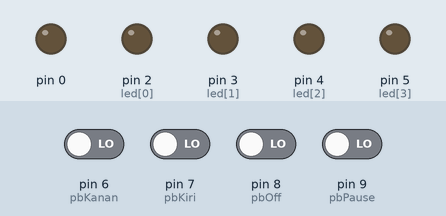
Bench run of a sketch on a simulated Arduino Uno, built with avr-gcc and run on an emulated ATmega328P. Shown: output pins drawn as LEDs (lit = HIGH). Dashed ring = blinking. The test bench sets the inputs (shaded band); at power-on: pin 6 (pbKanan), pin 7 (pbKiri), pin 8 (pbOff), pin 9 (pbPause) LOW.

Above: at 1.2 s.
1.3 s: pin 6 (pbKanan) driven HIGH
At 1.45 s:
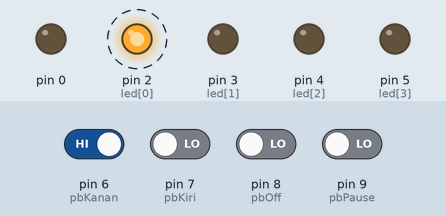
4.3 s: pin 8 (pbOff) driven HIGH
At 4.9 s:
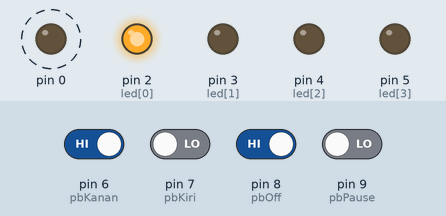
5.8 s: pin 8 (pbOff) driven LOW
At 5.95 s:
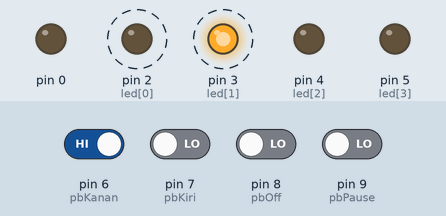
8.8 s: pin 7 (pbKiri) driven HIGH
At 9.55 s:
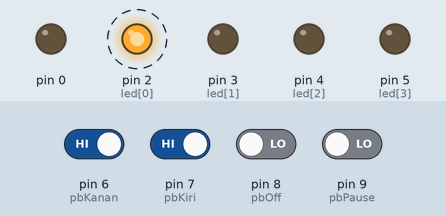
Timing chart, 0 to 12.8 s (numbered marks = the images above; inputs shaded):
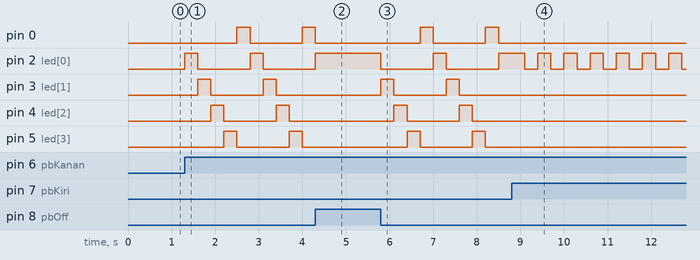

The sketch:

array_ujk.ino
```cpp
int led [ ] = {2,3,4,5};
int num_led = 4;
int pbKanan = 6;
int pbKiri = 7;
int pbOff = 8;
int pbPause = 9;
int i;

  void untukOff() {
    digitalWrite(led [i], LOW);
  }

void setup() {
  // put your setup code here, to run once:
  for(i=0; i<5; i++)
  pinMode(led [i], OUTPUT);
  pinMode(pbKanan, INPUT);
  pinMode(pbKiri, INPUT);
  pinMode(pbPause, INPUT);
  pinMode(pbOff, INPUT);

}

void loop() {
  // put your main code here, to run repeatedly:
  keluar:
  if(digitalRead(pbKanan) == HIGH) {
    while(1) {
      for(i=0; i<5; i++) {
        digitalWrite(led [i], HIGH);
        jump:
        //for(int a=0; a<100; a++){delay(3);
        delay(300);
        digitalWrite(led [i], LOW);

        if(digitalRead(pbOff) == HIGH) {untukOff(); goto keluar;}
        if(digitalRead(pbKiri) == HIGH) { goto jump1;}
        if(digitalRead(pbPause) == HIGH) {
          digitalWrite(led [i], HIGH);
          while(1) {
            if(digitalRead(pbKiri) == HIGH) { goto jump1;}
            if(digitalRead(pbKanan) == HIGH) { goto jump;}
            if(digitalRead(pbOff) == HIGH) { untukOff(); goto keluar;}

            }
         }
      }
   }
}

  if(digitalRead(pbKiri) == HIGH) {
    while(1) {
      for(i=5; i>-1; i--) {
        jump1:
        digitalWrite(led [i], HIGH);
        //for(int a=0; a<100; a++) {delay(3);
        delay(300);
        digitalWrite(led [i], LOW);

        if(digitalRead(pbOff) == HIGH) { untukOff(); goto keluar;}
        if(digitalRead(pbKanan) == HIGH) { goto jump;}
        if(digitalRead(pbPause) == HIGH) {
          digitalWrite(led [i], HIGH);
          while(1) {
            if(digitalRead(pbKanan) == HIGH) {goto jump;}
            if(digitalRead(pbKiri) == HIGH) {goto jump1;}
            if(digitalRead(pbOff) == HIGH) { untukOff(); goto keluar;}

               }
            }
         }
      }
   }
}
```

Measured:
- after the input at 1.3 s, pin 0: LOW → HIGH after 1.2 s, → LOW 0.30 s later, → HIGH 1.2 s later; pin 2 (led[0]): alternates HIGH for 0.30 s and LOW for 1.2 s, starting at once
- after the input at 4.3 s, pin 2 (led[0]): goes on until 4.3 s, then stays HIGH; pin 3 (led[1]): stays LOW (without the input it goes to HIGH after 0.30 s); pin 4 (led[2]): stays LOW (without the input it goes to HIGH after 0.60 s); pin 5 (led[3]): stays LOW (without the input it goes to HIGH after 0.90 s)
- after the input at 5.8 s, pin 0: alternates HIGH for 0.30 s and LOW for 1.2 s, starting after 0.90 s; pin 2 (led[0]): alternates HIGH for 0.30 s and LOW for 1.2 s, starting at once
- after the input at 8.8 s, pin 0, pin 3 (led[1]), pin 4 (led[2]), pin 5 (led[3]): stops changing and stays LOW; pin 2 (led[0]): alternates HIGH for 0.30 s and LOW for 0.30 s, starting after 0.30 s
